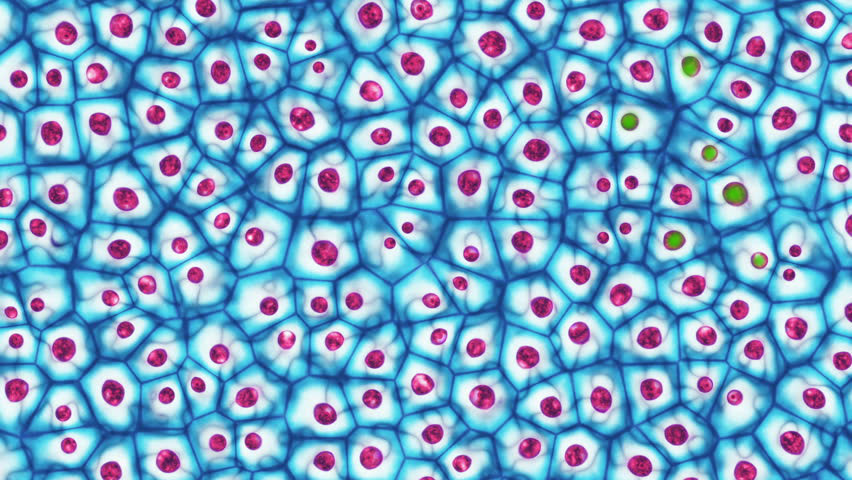
#> input picture Introducao_visao_computacional/imagens/Atividade2a.jpg, 852 x 480 px
$ jupyter execute --allow-errors Atividade2_julio.ipynb
#> lines starting #> are read from the running program, lines starting #| are printed output that depends on the picture; after the words box and inside, x2 and y2 are one past the last pixel; in counts of white or black regions, pixels touching at a corner belong together
[cell 1]
import cv2
from skimage import data
from skimage import filters
from skimage import exposure
import numpy as np
import matplotlib.pyplot as plt
from mpl_toolkits.mplot3d import Axes3D
from matplotlib import cm
from matplotlib import colors
import imFerramentas as imF

Carregamento da imagem e diminuindo o tamanho para optimizar o o processamento da mesma.
Conversao do formato da imagem de BGR para RGB.

[cell 2]
img = cv2.imread("../imagens/Atividade2a.jpg")
#> img is the input picture: shape (480, 852, 3); mean B, G, R 201.8, 166.2, 118.7
#img = cv2.imread("Atividade2b.jpg")
escala = 60
largura = int(img.shape[1] * escala / 100)
#> largura = 511
altura = int(img.shape[0] * escala / 100)
#> altura = 288
dim = (largura, altura)
#> dim = (511, 288)
img = cv2.resize(img, dim, interpolation = cv2.INTER_AREA)
#> img: shape (288, 511, 3)
img = img
imgRGB= cv2.cvtColor(img, cv2.COLOR_BGR2RGB)

Nao foi possivel visualizar de forma clara as celuas verdes para com o processamento de imagem imagem e histograma por RGB.

[cell 3]
fig = plt.figure(figsize=(16, 8))
sub_imagem = fig.add_subplot(2, 3, 1)
imgplot = plt.imshow(imgRGB[:,:,0],cmap="Reds")
sub_imagem.set_title('Canal R')

sub_imagem = fig.add_subplot(2, 3, 2)
imgplot = plt.imshow(imgRGB[:,:,1],cmap="Greens")
sub_imagem.set_title('Canal G')

sub_imagem = fig.add_subplot(2, 3, 3)
imgplot = plt.imshow(imgRGB[:,:,2],cmap="Blues")
sub_imagem.set_title('Canal B')

sub_imagem = fig.add_subplot(2, 3, 4)
plt.hist(imgRGB[:,:,0].flatten(), 32)

sub_imagem = fig.add_subplot(2, 3, 5)
plt.hist(imgRGB[:,:,1].flatten(), 32)

sub_imagem = fig.add_subplot(2, 3, 6)
plt.hist(imgRGB[:,:,2].flatten(), 32)
#> figure, not shown here; panel 4: tallest bar 11807 high, from x = 43.88 to 51.34; panel 5: tallest bar 11321 high, from x = 233 to 240.3; panel 6: tallest bar 19012 high, from x = 239.4 to 247.2

Apos a conversao da imagem RGB para tons de Cinza, analizamos a aplicaçao do metodo OTSU para a limiarização. Concluindo atraves da imagem e do histograma, nao sendo possivel a identificação das celulas verdes.

[cell 4]
imageCinza = cv2.cvtColor(imgRGB, cv2.COLOR_RGB2GRAY)
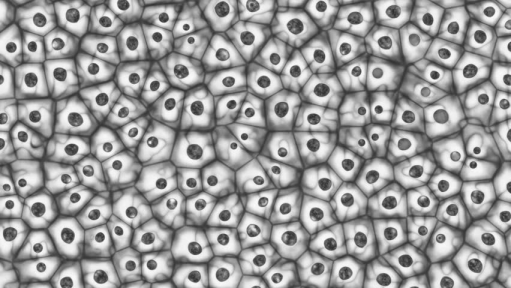
#> imageCinza: shape (288, 511); min 43, max 251, mean 156.1

limiar = filters.threshold_otsu(imageCinza)
#> limiar = 155
hist, valores = exposure.histogram(imageCinza)
#> hist = 209 values, max 1162 at index 196, min 0 at index 1, mean 704.2; valores = 209 values from 43 to 251

plt.figure(figsize=(9, 4))
plt.subplot(131)
plt.imshow(imageCinza, cmap='gray')
plt.axis('off')
plt.subplot(132)
plt.imshow(imageCinza < limiar, cmap='gray')
plt.axis('off')
plt.subplot(133)
plt.plot(valores, hist)
plt.axvline(limiar, color='k', ls='--')

plt.show()
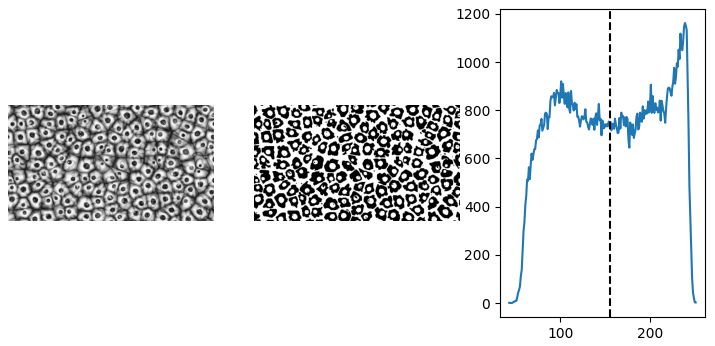
#> figure drawn by matplotlib, 3 panels; panel 3: curve peaks at x = 239, y = 1162

Utilizando o metodo K-Means para tentar segmentar as celulas verdes nao foi possivel identificar as celulas verdes. Para indenticacoes futuras alterar os parametros em estrutura de repeticao, pode ser viavel identificar as celulas verdes.

[cell 5]
plt.imshow(imgRGB)
plt.show()

imgRGB = imgRGB.reshape((-1, 3))

imgRGB = np.float32(imgRGB)
criterio_parada = (cv2.TERM_CRITERIA_EPS + cv2.TERM_CRITERIA_MAX_ITER, 100, 0.2)
k = 2
_, labels, centers = cv2.kmeans(imgRGB, k, None, criterio_parada, 10, cv2.KMEANS_RANDOM_CENTERS)
#> centers = [[176.9, 219.2, 232.7], [71.68, 123.4, 176.9]]
centers = np.uint8(centers)
#> centers = [[176, 219, 232], [71, 123, 176]]

labels = labels.flatten()

imagem_segmentada = centers[labels.flatten()]

imagem_segmentada = imagem_segmentada.reshape(img.shape)
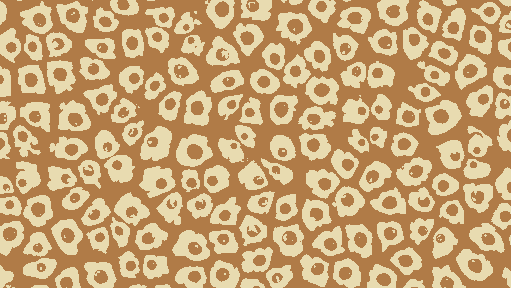
#> imagem_segmentada: shape (288, 511, 3); mean B, G, R 117.9, 165.9, 201

plt.imshow(imagem_segmentada)
plt.show()

Para diminuir o ruido da imagem foi utilizado o metodo de media da OpenCV e realizado o processamento da imagem de BGR para HSV. No Canal H sendo visivel as celulas verdes para limiarização.

[cell 6]
imgMediaBlur = cv2.blur(img, (5, 5))
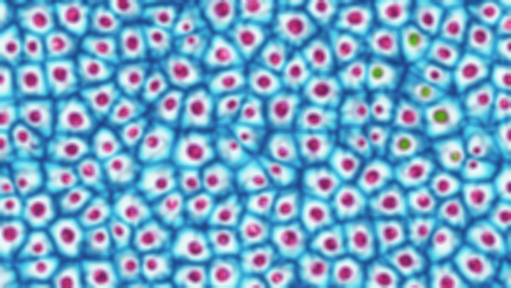
#> imgMediaBlur: shape (288, 511, 3); mean B, G, R 201.8, 166.2, 118.7
imgHSV= cv2.cvtColor(imgMediaBlur, cv2.COLOR_BGR2HSV)
#> imgHSV: shape (288, 511, 3); mean H, S, V 107.9, 126.4, 205.3

fig = plt.figure(figsize=(16, 8))
sub_imagem = fig.add_subplot(2, 3, 1)
imgplot = plt.imshow(imgHSV[:,:,0],cmap="gray")
sub_imagem.set_title('Canal H')

sub_imagem = fig.add_subplot(2, 3, 2)
imgplot = plt.imshow(imgHSV[:,:,1],cmap="gray")
sub_imagem.set_title('Canal S')

sub_imagem = fig.add_subplot(2, 3, 3)
imgplot = plt.imshow(imgHSV[:,:,2],cmap="gray")
sub_imagem.set_title('Canal V')

sub_imagem = fig.add_subplot(2, 3, 4)
plt.hist(imgHSV[:,:,0].flatten(), 32)

sub_imagem = fig.add_subplot(2, 3, 5)
plt.hist(imgHSV[:,:,1].flatten(), 32)

sub_imagem = fig.add_subplot(2, 3, 6)
plt.hist(imgHSV[:,:,2].flatten(), 32)
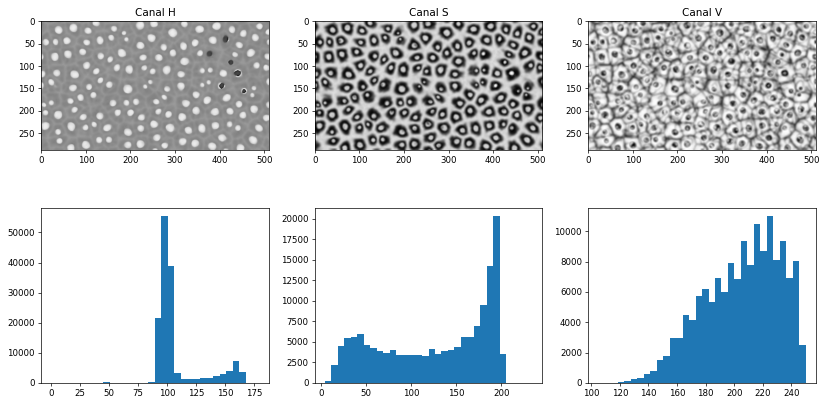
#> figure drawn by matplotlib, 6 panels; panel 4: tallest bar 55327 high, from x = 95.09 to 100.7; panel 5: tallest bar 20310 high, from x = 190.9 to 198.1; panel 6: tallest bar 10983 high, from x = 222.8 to 227.3

Com o Canal H foi submetido varias limiarição e exibição de intervalo para melhor identificacao das celulas verdes. No final salvando a imagem com o melhor parametro de limiarizacao do canal H para ser utilizada como mascara.

[cell 7]
canal_H = imgHSV[:,:,0]
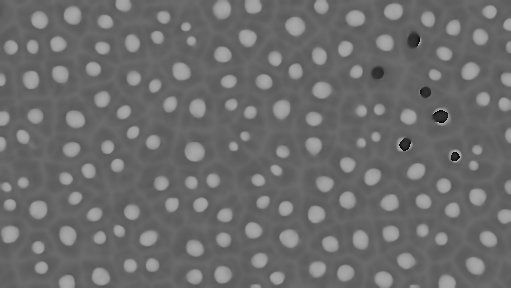
#> canal_H: shape (288, 511); min 0, max 179, mean 107.9

fig = plt.figure(figsize=(16, 12))

sub_imagem = fig.add_subplot(3, 2, 1)
imgplot = plt.imshow(canal_H,cmap="gray")
sub_imagem.set_title('Canal H')

sub_imagem = fig.add_subplot(3, 2, 2)
plt.hist(canal_H.flatten(), 32)
sub_imagem.set_title('Histograma')

sub_imagem = fig.add_subplot(3, 2, 3)
#> (the rest of this cell did not finish here and is left out)

Ao aplicar a mascara de limiarizacao do Canal H sobre a imagem original foi possivel isolar apenas as celulas verdes da imagem.

#> (a cell that did not finish here is left out)

Para complementar foi utilizado tecnicas de segmentação por corer com base na imagem processada em HSV. Ao separar cada pixel da imagem com filtro de ruidos, e exibida em um grafico de dispersao 3D seguindo a posição pelo HSV é possivel a visualizacao dos tons verdes da celula por tras.

[cell 9]
h, s, v = cv2.split(imgHSV)
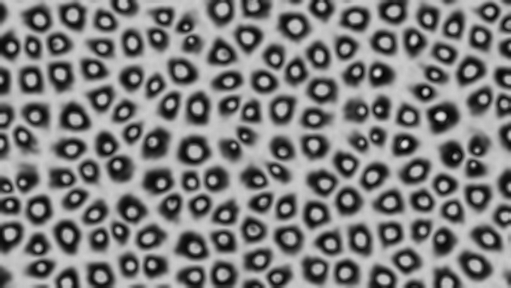
#> s: shape (288, 511); min 4, max 234, mean 126.4
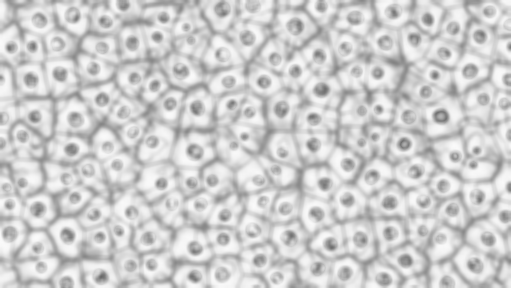
#> v: shape (288, 511); min 105, max 250, mean 205.3
fig = plt.figure(figsize=(16,8))
axis = fig.add_subplot(1, 1, 1, projection="3d")

cor_pixels = imgMediaBlur.reshape((np.shape(imgMediaBlur)[0]*np.shape(imgMediaBlur)[1], 3))
norm = colors.Normalize(vmin=-1.,vmax=1.)
norm.autoscale(cor_pixels)
cor_pixels = norm(cor_pixels).tolist()
#> cor_pixels = 147168 items

axis.scatter(h.flatten(), s.flatten(), v.flatten(), facecolors=cor_pixels, marker=".")
axis.set_xlabel("Hue")
axis.set_ylabel("Saturação")
axis.set_zlabel("Valor")
plt.show()

Buscando melhor identificacao dos pixeis verdes em um grafico de dispersao 3D foi inserido alguns limites de plotagem.

[cell 10]
fig = plt.figure(figsize=(16,8))
axis = fig.add_subplot(1, 1, 1, projection="3d")

cor_pixels = imgMediaBlur.reshape((np.shape(imgMediaBlur)[0]*np.shape(imgMediaBlur)[1], 3))
norm = colors.Normalize(vmin=-1.,vmax=1.)
norm.autoscale(cor_pixels)
cor_pixels = norm(cor_pixels).tolist()

axis.scatter(h.flatten(), s.flatten(), v.flatten(), facecolors=cor_pixels, marker=".")
axis.set_xlabel("Hue")
axis.set_xlim3d(0,60)
axis.set_ylabel("Saturação")
axis.set_ylim3d(50,245)
axis.set_zlabel("Valor")
axis.set_zlim3d(50,205)
plt.show()
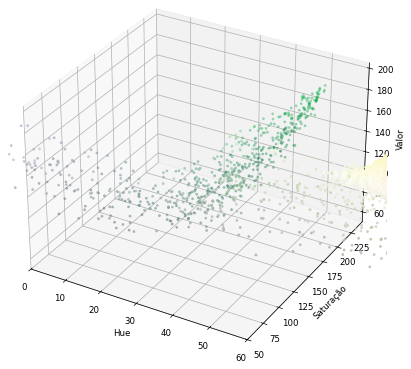
#> figure drawn by matplotlib, 1 panel

Resultado final da segmentacao de cores sendo salva com filtos da imagem como mascara e aplicado sobre a imagem original para a identificacao das celulas verdes.
Realizando uma estrutura de repeticao sobre a mascara para contar a quantidade de pixeis é possivel saber se existem celulas verdes na imagem.

[cell 11]
quantVerde=0
lower= np.array([0, 50, 50])
upper= np.array([60, 245, 205])
mask= cv2.inRange(imgHSV, lower, upper)
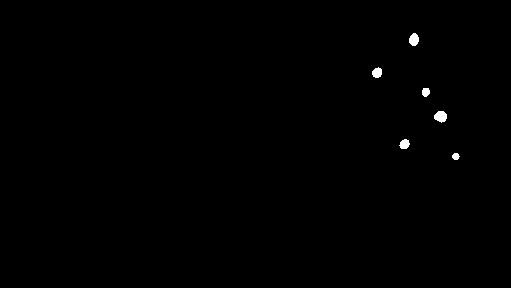
#> mask: shape (288, 511); 0.33% white; 6 white regions, box (x1, y1, x2, y2) and area: (434, 111, 447, 123) 115, (409, 33, 419, 46) 99, (372, 67, 382, 78) 84, (399, 139, 410, 149) 80, (422, 88, 430, 97) 59, (452, 153, 460, 160) 42
maskMedia = cv2.blur(mask, (5, 5))

plt.imshow(maskMedia,cmap="gray")

final=cv2.bitwise_and(img,img,mask=maskMedia)
final=cv2.cvtColor(final, cv2.COLOR_BGR2RGB)
plt.imshow(final)
for a in maskMedia.flatten()[:]==255:
  if a:
    quantVerde+=1
#> after the loop, quantVerde = 105
if quantVerde>10:
  print("Imagem contem %d pixeis verde" % quantVerde)
#| Imagem contem 105 pixeis verde
else:
  print("Imagem nao contem pixeis verde")
